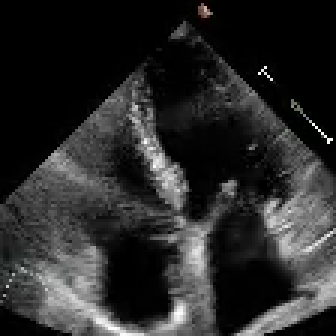
#> input picture frame 78 of Video/Echo/echo1.mp4, 112 x 112 px (shown 3 times larger)
$ python read_video.py
#> lines starting #> are read from the running program, lines starting #| are printed output that depends on the picture
#> further down, frame is the input picture: shape (112, 112, 3); mean B, G, R 42.1, 42.2, 42.2
import cv2 as cv
# you can reference to camera, 0, 1 , 2
capture = cv.VideoCapture('Video/Echo/echo1.mp4')

def changeRes(width, height):
    #only Live Video
    #property of capture
    capture.set(3, width)
    capture.set(4, height)


def rescaleFrame(frame, scale=0.75):
    #Image, Videos and Live Video
#> called with scale = 0.75
    width = int(frame.shape[1] * scale)
#> width = 84
    height = int(frame.shape[0] * scale)
#> height = 84
    dimensions = (width, height)
#> dimensions = (84, 84)

    return cv.resize(frame, dimensions, interpolation=cv.INTER_AREA)
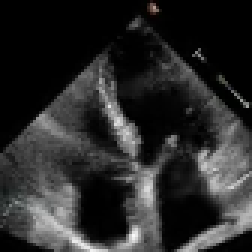
#> returned value: shape (84, 84, 3) (shown 3 times larger); mean of channels 0, 1, 2 42.1, 42.2, 42.2; drawn as B, G, R

while True:
    #read frame by frame, and bool if successfully read
    isTrue, frame = capture.read()
    frame_resized = rescaleFrame(frame)
    cv.imshow('Video', frame)
    cv.imshow('Video_resize', frame_resized)
    #if letter d press than break up loop
    if cv.waitKey(20) & 0xFF==ord('d'):
#> (key Esc is pressed here)
        break
capture.release()
cv.destroyAllWindows()

$ run again, starting later in the video
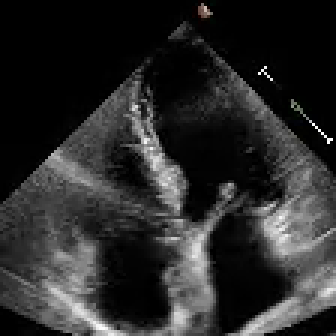
#> input picture frame 352 of Video/Echo/echo1.mp4, 112 x 112 px (shown 3 times larger)
#> frame is the input picture: shape (112, 112, 3); mean B, G, R 42.2, 42.2, 42.2
#> in rescaleFrame, `return cv.resize(frame, dimensions, interpolation=cv.INTER_AREA)`:
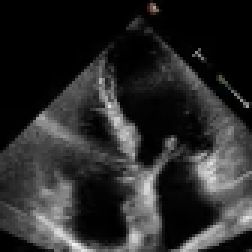
#> returned value: shape (84, 84, 3) (shown 3 times larger); mean of channels 0, 1, 2 42.2, 42.2, 42.2; drawn as B, G, R

$ run again, starting later in the video
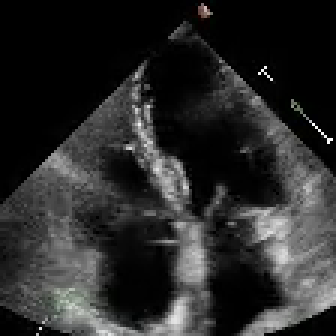
#> input picture frame 626 of Video/Echo/echo1.mp4, 112 x 112 px (shown 3 times larger)
#> frame is the input picture: shape (112, 112, 3); mean B, G, R 41.8, 42, 41.8
#> in rescaleFrame, `return cv.resize(frame, dimensions, interpolation=cv.INTER_AREA)`:
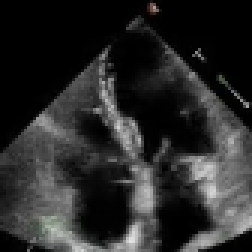
#> returned value: shape (84, 84, 3) (shown 3 times larger); mean of channels 0, 1, 2 41.8, 42, 41.8; drawn as B, G, R
